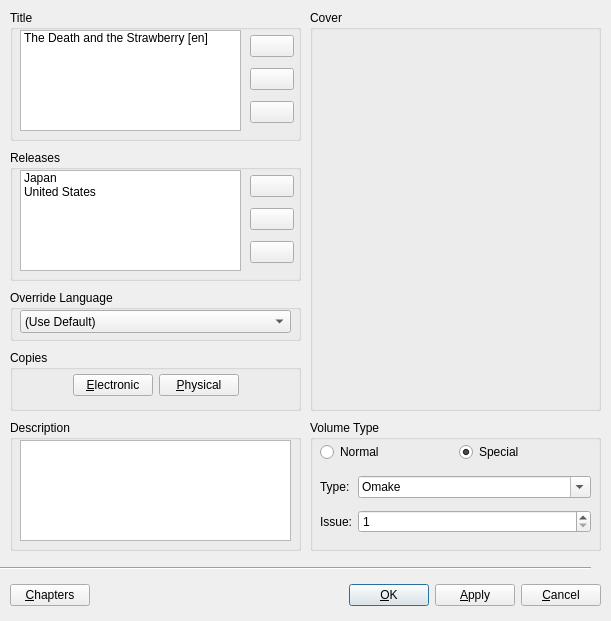
<ui version="4.0" >
 <author></author>
 <comment></comment>
 <exportmacro></exportmacro>
 <class>Form</class>
 <widget class="QWidget" name="Form" >
  <property name="geometry" >
   <rect>
    <x>0</x>
    <y>0</y>
    <width>611</width>
    <height>621</height>
   </rect>
  </property>
  <property name="windowTitle" >
   <string>Volume</string>
  </property>
  <widget class="QGroupBox" name="groupBox_3" >
   <property name="geometry" >
    <rect>
     <x>10</x>
     <y>290</y>
     <width>291</width>
     <height>51</height>
    </rect>
   </property>
   <property name="title" >
    <string>Override Language</string>
   </property>
   <widget class="QComboBox" name="comboBox_2" >
    <property name="geometry" >
     <rect>
      <x>10</x>
      <y>20</y>
      <width>271</width>
      <height>23</height>
     </rect>
    </property>
    <property name="currentIndex" >
     <number>0</number>
    </property>
    <item>
     <property name="text" >
      <string>(Use Default)</string>
     </property>
    </item>
    <item>
     <property name="text" >
      <string>ブリーチ [ja]</string>
     </property>
    </item>
    <item>
     <property name="text" >
      <string>BLEACH [en]</string>
     </property>
    </item>
   </widget>
  </widget>
  <widget class="QGroupBox" name="groupBox_5" >
   <property name="geometry" >
    <rect>
     <x>10</x>
     <y>350</y>
     <width>291</width>
     <height>61</height>
    </rect>
   </property>
   <property name="title" >
    <string>Copies</string>
   </property>
   <widget class="QWidget" name="horizontalLayout" >
    <property name="geometry" >
     <rect>
      <x>10</x>
      <y>20</y>
      <width>271</width>
      <height>31</height>
     </rect>
    </property>
    <layout class="QHBoxLayout" >
     <property name="margin" >
      <number>0</number>
     </property>
     <property name="spacing" >
      <number>6</number>
     </property>
     <item>
      <spacer>
       <property name="orientation" >
        <enum>Qt::Horizontal</enum>
       </property>
       <property name="sizeHint" >
        <size>
         <width>40</width>
         <height>20</height>
        </size>
       </property>
      </spacer>
     </item>
     <item>
      <widget class="QPushButton" name="pushButton" >
       <property name="text" >
        <string>&amp;Electronic</string>
       </property>
      </widget>
     </item>
     <item>
      <widget class="QPushButton" name="pushButton_2" >
       <property name="text" >
        <string>&amp;Physical</string>
       </property>
      </widget>
     </item>
     <item>
      <spacer>
       <property name="orientation" >
        <enum>Qt::Horizontal</enum>
       </property>
       <property name="sizeHint" >
        <size>
         <width>40</width>
         <height>20</height>
        </size>
       </property>
      </spacer>
     </item>
    </layout>
   </widget>
  </widget>
  <widget class="QGroupBox" name="groupBox_4" >
   <property name="geometry" >
    <rect>
     <x>10</x>
     <y>10</y>
     <width>291</width>
     <height>131</height>
    </rect>
   </property>
   <property name="title" >
    <string>Title</string>
   </property>
   <widget class="QListWidget" name="listWidget_3" >
    <property name="geometry" >
     <rect>
      <x>10</x>
      <y>20</y>
      <width>221</width>
      <height>101</height>
     </rect>
    </property>
    <item>
     <property name="text" >
      <string>The Death and the Strawberry [en]</string>
     </property>
    </item>
   </widget>
   <widget class="QWidget" name="verticalLayout" >
    <property name="geometry" >
     <rect>
      <x>240</x>
      <y>20</y>
      <width>44</width>
      <height>101</height>
     </rect>
    </property>
    <layout class="QVBoxLayout" >
     <property name="margin" >
      <number>0</number>
     </property>
     <property name="spacing" >
      <number>6</number>
     </property>
     <item>
      <widget class="QPushButton" name="pushButton_7" >
       <property name="icon" >
        <iconset resource="../../res/resources.qrc" >:/new.png</iconset>
       </property>
      </widget>
     </item>
     <item>
      <widget class="QPushButton" name="pushButton_8" >
       <property name="icon" >
        <iconset resource="../../res/resources.qrc" >:/edit.png</iconset>
       </property>
      </widget>
     </item>
     <item>
      <widget class="QPushButton" name="pushButton_9" >
       <property name="icon" >
        <iconset resource="../../res/resources.qrc" >:/delete.png</iconset>
       </property>
      </widget>
     </item>
    </layout>
   </widget>
  </widget>
  <widget class="QGroupBox" name="groupBox_2" >
   <property name="geometry" >
    <rect>
     <x>310</x>
     <y>10</y>
     <width>291</width>
     <height>401</height>
    </rect>
   </property>
   <property name="title" >
    <string>Cover</string>
   </property>
   <widget class="QLabel" name="label" >
    <property name="geometry" >
     <rect>
      <x>10</x>
      <y>20</y>
      <width>251</width>
      <height>351</height>
     </rect>
    </property>
   </widget>
  </widget>
  <widget class="QGroupBox" name="groupBox_6" >
   <property name="geometry" >
    <rect>
     <x>10</x>
     <y>150</y>
     <width>291</width>
     <height>131</height>
    </rect>
   </property>
   <property name="title" >
    <string>Releases</string>
   </property>
   <widget class="QWidget" name="verticalLayout_2" >
    <property name="geometry" >
     <rect>
      <x>240</x>
      <y>20</y>
      <width>44</width>
      <height>101</height>
     </rect>
    </property>
    <layout class="QVBoxLayout" >
     <property name="margin" >
      <number>0</number>
     </property>
     <property name="spacing" >
      <number>6</number>
     </property>
     <item>
      <widget class="QPushButton" name="pushButton_10" >
       <property name="icon" >
        <iconset resource="../../res/resources.qrc" >:/new.png</iconset>
       </property>
      </widget>
     </item>
     <item>
      <widget class="QPushButton" name="pushButton_11" >
       <property name="icon" >
        <iconset resource="../../res/resources.qrc" >:/edit.png</iconset>
       </property>
      </widget>
     </item>
     <item>
      <widget class="QPushButton" name="pushButton_12" >
       <property name="icon" >
        <iconset resource="../../res/resources.qrc" >:/delete.png</iconset>
       </property>
      </widget>
     </item>
    </layout>
   </widget>
   <widget class="QListWidget" name="listWidget_6" >
    <property name="geometry" >
     <rect>
      <x>10</x>
      <y>20</y>
      <width>221</width>
      <height>101</height>
     </rect>
    </property>
    <item>
     <property name="text" >
      <string>Japan</string>
     </property>
    </item>
    <item>
     <property name="text" >
      <string>United States</string>
     </property>
    </item>
   </widget>
  </widget>
  <widget class="QGroupBox" name="groupBox_8" >
   <property name="geometry" >
    <rect>
     <x>310</x>
     <y>420</y>
     <width>291</width>
     <height>131</height>
    </rect>
   </property>
   <property name="title" >
    <string>Volume Type</string>
   </property>
   <widget class="QWidget" name="horizontalLayout_2" >
    <property name="geometry" >
     <rect>
      <x>10</x>
      <y>20</y>
      <width>271</width>
      <height>25</height>
     </rect>
    </property>
    <layout class="QHBoxLayout" >
     <property name="margin" >
      <number>0</number>
     </property>
     <property name="spacing" >
      <number>6</number>
     </property>
     <item>
      <widget class="QRadioButton" name="radioButton_2" >
       <property name="text" >
        <string>Normal</string>
       </property>
      </widget>
     </item>
     <item>
      <widget class="QRadioButton" name="radioButton" >
       <property name="text" >
        <string>Special</string>
       </property>
       <property name="checked" >
        <bool>true</bool>
       </property>
      </widget>
     </item>
    </layout>
   </widget>
   <widget class="QWidget" name="gridLayout" >
    <property name="geometry" >
     <rect>
      <x>10</x>
      <y>50</y>
      <width>271</width>
      <height>71</height>
     </rect>
    </property>
    <layout class="QGridLayout" >
     <property name="margin" >
      <number>0</number>
     </property>
     <property name="spacing" >
      <number>6</number>
     </property>
     <item row="0" column="0" >
      <widget class="QLabel" name="label_2" >
       <property name="text" >
        <string>Type:</string>
       </property>
      </widget>
     </item>
     <item row="1" column="0" >
      <widget class="QLabel" name="label_3" >
       <property name="text" >
        <string>Issue:</string>
       </property>
      </widget>
     </item>
     <item row="1" column="1" >
      <widget class="QSpinBox" name="spinBox" >
       <property name="maximum" >
        <number>999</number>
       </property>
       <property name="minimum" >
        <number>1</number>
       </property>
       <property name="value" >
        <number>1</number>
       </property>
      </widget>
     </item>
     <item row="0" column="1" >
      <widget class="QComboBox" name="comboBox_3" >
       <property name="sizePolicy" >
        <sizepolicy>
         <hsizetype>7</hsizetype>
         <vsizetype>0</vsizetype>
         <horstretch>0</horstretch>
         <verstretch>0</verstretch>
        </sizepolicy>
       </property>
       <property name="editable" >
        <bool>true</bool>
       </property>
       <item>
        <property name="text" >
         <string>Omake</string>
        </property>
       </item>
      </widget>
     </item>
    </layout>
   </widget>
  </widget>
  <widget class="QWidget" name="horizontalLayout_3" >
   <property name="geometry" >
    <rect>
     <x>10</x>
     <y>580</y>
     <width>591</width>
     <height>31</height>
    </rect>
   </property>
   <layout class="QHBoxLayout" >
    <property name="margin" >
     <number>0</number>
    </property>
    <property name="spacing" >
     <number>6</number>
    </property>
    <item>
     <widget class="QPushButton" name="pushButton_4" >
      <property name="text" >
       <string>&amp;Chapters</string>
      </property>
     </widget>
    </item>
    <item>
     <spacer>
      <property name="orientation" >
       <enum>Qt::Horizontal</enum>
      </property>
      <property name="sizeHint" >
       <size>
        <width>40</width>
        <height>20</height>
       </size>
      </property>
     </spacer>
    </item>
    <item>
     <widget class="QPushButton" name="pushButton_3" >
      <property name="text" >
       <string>&amp;OK</string>
      </property>
      <property name="default" >
       <bool>true</bool>
      </property>
     </widget>
    </item>
    <item>
     <widget class="QPushButton" name="pushButton_5" >
      <property name="text" >
       <string>&amp;Apply</string>
      </property>
     </widget>
    </item>
    <item>
     <widget class="QPushButton" name="pushButton_6" >
      <property name="text" >
       <string>&amp;Cancel</string>
      </property>
     </widget>
    </item>
   </layout>
  </widget>
  <widget class="QGroupBox" name="groupBox_7" >
   <property name="geometry" >
    <rect>
     <x>10</x>
     <y>420</y>
     <width>291</width>
     <height>131</height>
    </rect>
   </property>
   <property name="title" >
    <string>Description</string>
   </property>
   <widget class="QTextEdit" name="textEdit_2" >
    <property name="geometry" >
     <rect>
      <x>10</x>
      <y>20</y>
      <width>271</width>
      <height>101</height>
     </rect>
    </property>
   </widget>
  </widget>
  <widget class="Line" name="line" >
   <property name="geometry" >
    <rect>
     <x>0</x>
     <y>560</y>
     <width>591</width>
     <height>16</height>
    </rect>
   </property>
   <property name="orientation" >
    <enum>Qt::Horizontal</enum>
   </property>
  </widget>
 </widget>
 <pixmapfunction></pixmapfunction>
 <resources/>
 <connections/>
</ui>
